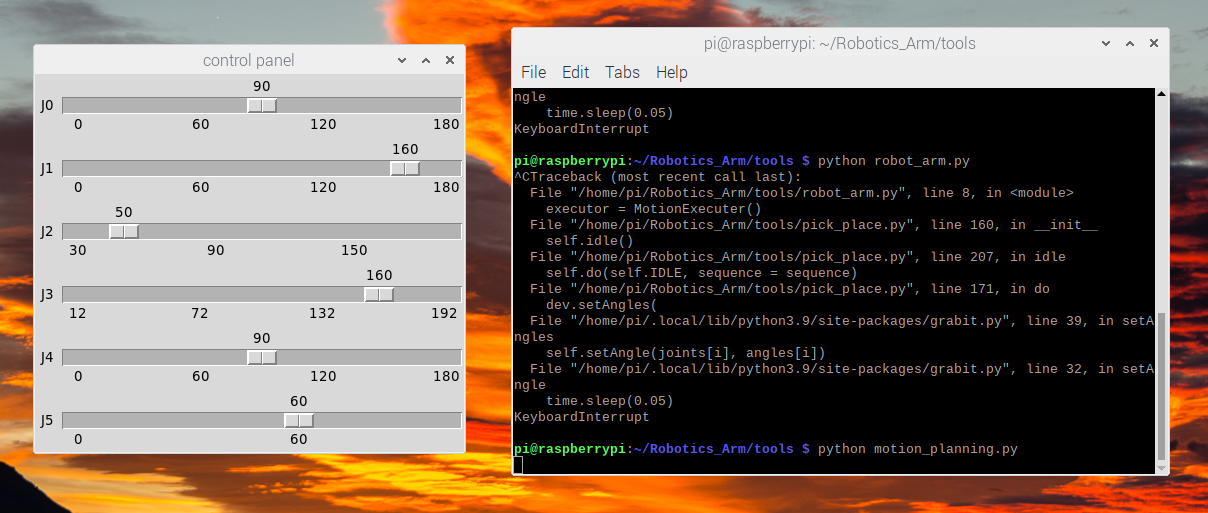
#> input picture gui.png, 1208 x 513 px
$ python -i cv_color.py   (imports and definitions only)
#> lines starting #> are read from the running program, lines starting #| are printed output that depends on the picture; after the words box and inside, x2 and y2 are one past the last pixel; in counts of white or black regions, pixels touching at a corner belong together
from scipy.spatial import distance as dist
from collections import OrderedDict
import imutils
import cv2
import numpy as np
import time

class ColorDetector:
	def __init__(self):
		colors = OrderedDict({
				"red": (255, 0, 0),
				"green": (0, 255, 0),
				"blue": (0, 0, 255),
				"yellow": (255, 255, 0)
			})

		self.lab = np.zeros((len(colors), 1, 3), dtype='uint8')
		self.colorNames = []

		for (i, (name, rgb)) in enumerate(colors.items()):
			self.lab[i] = rgb
			self.colorNames.append(name)

		self.lab = cv2.cvtColor(self.lab, cv2.COLOR_BGR2HSV)

	def shape(self, image):

		hsv = cv2.cvtColor(image, cv2.COLOR_BGR2HSV)

		# red, green, blue
		boundaries = [
			# (np.array([21, 39, 64]), np.array([40, 255, 255])),
			(np.array([0, 43, 35]), np.array([10, 255, 255])),
			(np.array([41, 39, 64]), np.array([80, 255, 255])),
			(np.array([100, 43, 35]), np.array([124, 255, 255]) ),
		]

		for (i, color_range) in enumerate(boundaries):
			color_part = cv2.inRange(hsv, color_range[0], color_range[1])
			cv2.imwrite('./testimage.jpg', color_part)
			cnts = cv2.findContours(color_part, cv2.RETR_EXTERNAL, cv2.CHAIN_APPROX_SIMPLE)
			cnts = imutils.grab_contours(cnts)

			if len(cnts) > 0:
				print("color is:", i)
				break

	# [54 lines left out: function detectColor, not called in this run]

# [56 lines of commented-out code are left out]

>>> import cv2
>>> picture = cv2.imread('../gui.png')
#> picture is the input picture: shape (513, 1208, 3); mean B, G, R 94.4, 105.3, 120.4
>>> result = ColorDetector().shape(picture)
#> in shape, `hsv = cv2.cvtColor(image, cv2.COLOR_BGR2HSV)`: hsv: shape (513, 1208, 3); mean H, S, V 16.5, 45.9, 122.9
#> the loop in shape, `for (i, color_range) in enumerate(boundaries):` made 1 pass
#> pass 1, in shape, `color_part = cv2.inRange(hsv, color_range[0], color_range[1])`:
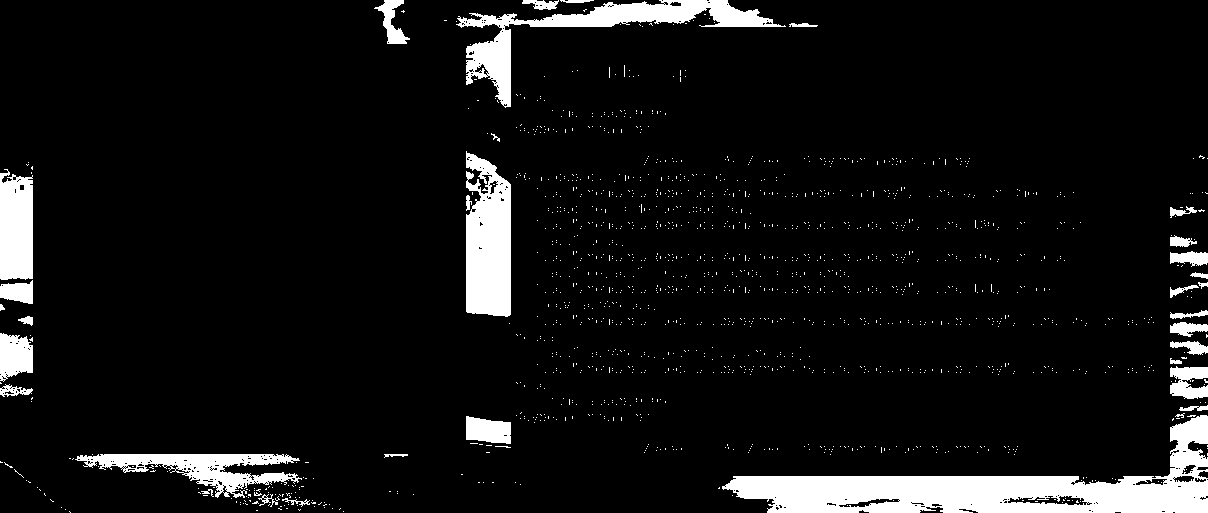
#> color_part: shape (513, 1208); 7.6% white; 1579 white regions (1545 under 20 px), largest, box (x1, y1, x2, y2) and area: (722, 415, 1208, 513) 17402, (456, 0, 786, 108) 6685, (466, 151, 511, 317) 6151
